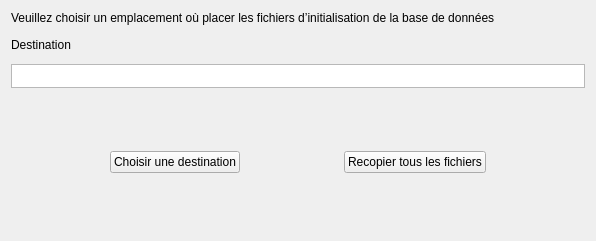
<?xml version="1.0" encoding="UTF-8"?>
<ui version="4.0">
 <class>Form</class>
 <widget class="QWidget" name="Form">
  <property name="geometry">
   <rect>
    <x>0</x>
    <y>0</y>
    <width>596</width>
    <height>241</height>
   </rect>
  </property>
  <property name="windowTitle">
   <string>Copie des fichiers d’initialisation de la base de données</string>
  </property>
  <layout class="QVBoxLayout" name="verticalLayout_2">
   <item>
    <widget class="QLabel" name="label_2">
     <property name="text">
      <string>Veuillez choisir un emplacement où placer les fichiers d’initialisation de la base de données</string>
     </property>
    </widget>
   </item>
   <item>
    <layout class="QVBoxLayout" name="verticalLayout">
     <item>
      <widget class="QLabel" name="label">
       <property name="text">
        <string>Destination</string>
       </property>
      </widget>
     </item>
     <item>
      <widget class="QTextEdit" name="textEdit">
       <property name="maximumSize">
        <size>
         <width>16777215</width>
         <height>24</height>
        </size>
       </property>
      </widget>
     </item>
    </layout>
   </item>
   <item>
    <spacer name="verticalSpacer_2">
     <property name="orientation">
      <enum>Qt::Vertical</enum>
     </property>
     <property name="sizeHint" stdset="0">
      <size>
       <width>20</width>
       <height>50</height>
      </size>
     </property>
    </spacer>
   </item>
   <item>
    <layout class="QHBoxLayout" name="horizontalLayout">
     <item>
      <spacer name="horizontalSpacer">
       <property name="orientation">
        <enum>Qt::Horizontal</enum>
       </property>
       <property name="sizeHint" stdset="0">
        <size>
         <width>40</width>
         <height>20</height>
        </size>
       </property>
      </spacer>
     </item>
     <item>
      <widget class="QPushButton" name="pushButton">
       <property name="text">
        <string>Choisir une destination</string>
       </property>
      </widget>
     </item>
     <item>
      <spacer name="horizontalSpacer_3">
       <property name="orientation">
        <enum>Qt::Horizontal</enum>
       </property>
       <property name="sizeHint" stdset="0">
        <size>
         <width>40</width>
         <height>20</height>
        </size>
       </property>
      </spacer>
     </item>
     <item>
      <widget class="QPushButton" name="pushButton_2">
       <property name="text">
        <string>Recopier tous les fichiers</string>
       </property>
      </widget>
     </item>
     <item>
      <spacer name="horizontalSpacer_2">
       <property name="orientation">
        <enum>Qt::Horizontal</enum>
       </property>
       <property name="sizeHint" stdset="0">
        <size>
         <width>40</width>
         <height>20</height>
        </size>
       </property>
      </spacer>
     </item>
    </layout>
   </item>
   <item>
    <spacer name="verticalSpacer">
     <property name="orientation">
      <enum>Qt::Vertical</enum>
     </property>
     <property name="sizeHint" stdset="0">
      <size>
       <width>20</width>
       <height>49</height>
      </size>
     </property>
    </spacer>
   </item>
  </layout>
 </widget>
 <resources/>
 <connections/>
</ui>
